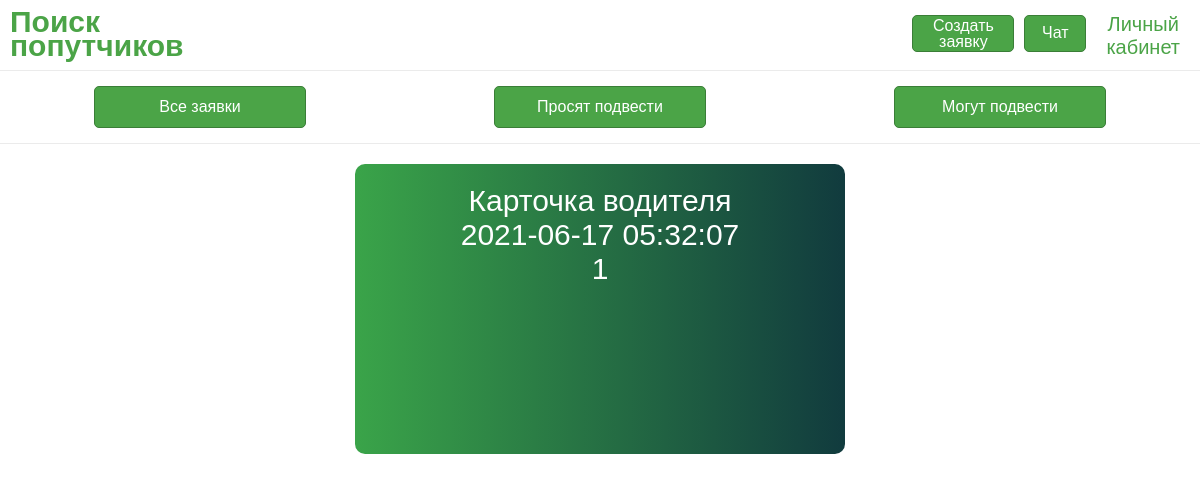
/posts/1, run on the app's committed database.
### tables this page shows
CREATE TABLE posts (
    id INTEGER PRIMARY KEY AUTOINCREMENT,
    isDriver TEXT,
    isType TEXT,
    idPerson INTEGER,
    idBeginPoint INTEGER,
    idEndPoint INTEGER,
    time DATETIME DEFAULT CURRENT_TIMESTAMP,
    text TEXT,
    FOREIGN KEY (idPerson) REFERENCES persons (id) 
     
);

### view.py (the view)
@app.route('/posts/<int:id>')
def about(id):
    if id not in range(1, len(db.get_posts()) + 1):
        return "", 404
    return render_template('post.html', post=db.get_post(id))

### db/database.py (called while the page is built)
    def get_db_connection(self):
        conn = sqlite3.connect(self.database_name)
        conn.row_factory = sqlite3.Row
        return conn

    def get_posts(self):
        with self.get_db_connection() as conn:
            posts = conn.execute(POSTS_QUERY).fetchall()
        return posts

    def get_post(self, id):
        with self.get_db_connection() as conn:
            post = conn.execute(POST_QUERY, [id]).fetchone()
        return post

### templates/post.html (shortened to what this page needs)
{% extends 'base.html' %}
{% block content %}
    <div class="container-2">
        <div class="type-1">
            <div class="text-in-card">{{ post.isDriver }}</div>
            <div class="text-in-card">{{ post.time }}</div>
            <div class="text-in-card">{{ post.id }}</div>
        </div>
    </div>
{% endblock %}

### static/style.css (style rules this page uses)
* { margin: 0; padding: 0; }
body { background: white; }
body, .menu { margin: 0; padding: 0; }
.container-2 { display: flex; justify-content: space-around; flex-wrap: wrap; }
.container-2 .type-1 { margin-top: 20px; margin-left: 20px; margin-right: 20px; padding: 20px; height: 250px; width: 450px; left: 0; bottom: 0px; border-radius: 10px; background-image: linear-gradient(to right, rgb(58,164,73), rgb(17,59,62)); cursor: pointer; position: relative; }
.text-in-card { color: white; font-family: 'Franklin Gothic Medium', 'Arial Narrow', Arial, sans-serif; text-align: center; font-size: 30px; }

### data on the page
posts: isDriver "Карточка водителя", time "2021-06-17 05:32:07", id "1"
